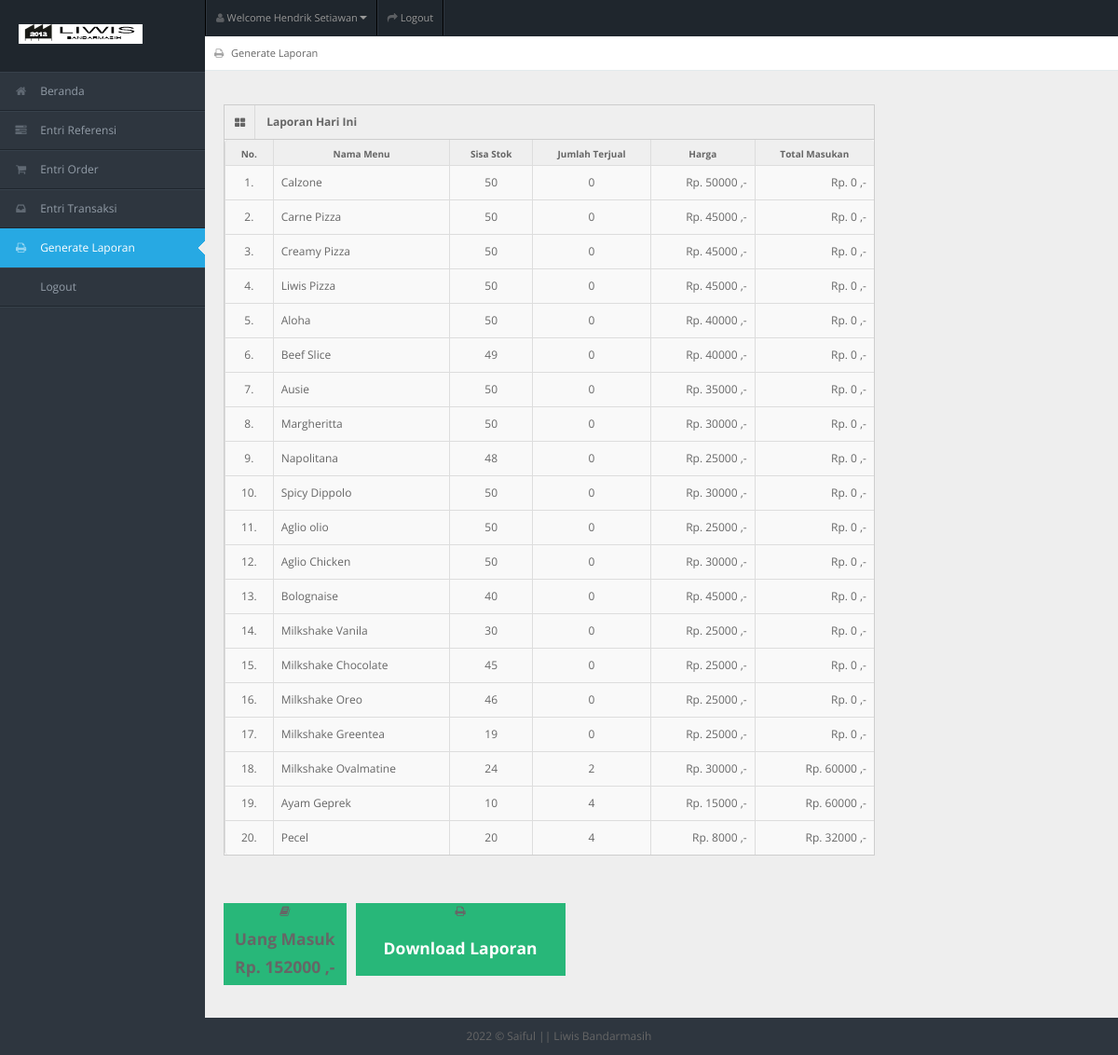
The page /generate_laporan.php (signed in) on the database its author committed.
### tables this page shows
CREATE TABLE `tb_user` (
  `id_user` int(11) NOT NULL,
  `username` varchar(150) NOT NULL,
  `password` varchar(150) NOT NULL,
  `nama_user` varchar(150) NOT NULL,
  `id_level` int(11) NOT NULL,
  `status` varchar(150) NOT NULL
);

CREATE TABLE `tb_masakan` (
  `id_masakan` int(11) NOT NULL,
  `nama_masakan` varchar(150) NOT NULL,
  `harga` varchar(150) NOT NULL,
  `stok` int(11) NOT NULL,
  `status_masakan` varchar(150) NOT NULL,
  `gambar_masakan` varchar(150) NOT NULL
);

### generate_laporan.php (the view, shortened to what this page needs)
<!DOCTYPE html>
<?php
include "connection/koneksi.php";
$id = $_SESSION['id_user'];
if (isset($_SESSION['username'])) {
  $query = "select * from tb_user natural join tb_level where id_user = $id";
  mysqli_query($conn, $query);
  $sql = mysqli_query($conn, $query);
  while ($r = mysqli_fetch_array($sql)) {
    $uang = 0;
?>
    <html lang="en">
    <head>
      <link rel="stylesheet" href="template/dashboard/css/bootstrap.min.css" />
      <link rel="stylesheet" href="template/dashboard/css/bootstrap-responsive.min.css" />
      <link rel="stylesheet" href="template/dashboard/css/fullcalendar.css" />
      <link rel="stylesheet" href="template/dashboard/css/matrix-style.css" />
      <link rel="stylesheet" href="template/dashboard/css/matrix-media.css" />
      <link href="template/dashboard/font-awesome/css/font-awesome.css" rel="stylesheet" />
      <link rel="stylesheet" href="template/dashboard/css/jquery.gritter.css" />
    </head>
    <body>
      <div id="header">
        <h1><a href="entri_transaksi.php">Entri Transaksi</a></h1>
      </div>
      <div id="user-nav" class="navbar navbar-inverse">
        <ul class="nav">
          <li class="dropdown" id="profile-messages"><a title="" href="#" data-toggle="dropdown" data-target="#profile-messages" class="dropdown-toggle"><i class="icon icon-user"></i> <span class="text">Welcome <?php echo $r['nama_user']; ?></span><b class="caret"></b></a>
          </li>
          <li class=""><a title="" href="logout.php"><i class="icon icon-share-alt"></i> <span class="text">Logout</span></a></li>
        </ul>
      </div>
      <div id="sidebar"><a href="generate_laporan.php" class="visible-phone"><i class="icon icon-print"></i> <span>Generate</span></a>
        <ul>
          <?php
          if ($r['id_level'] == 1) {
          ?>
            <li> <a href="beranda.php"><i class="icon icon-home"></i> <span>Beranda</span></a> </li>
            <li> <a href="entri_referensi.php"><i class="icon icon-tasks"></i> <span>Entri Referensi</span></a> </li>
            <li> <a href="entri_order.php"><i class="icon icon-shopping-cart"></i> <span>Entri Order</span></a> </li>
            <li> <a href="entri_transaksi.php"><i class="icon icon-inbox"></i> <span>Entri Transaksi</span></a> </li>
            <li class="active"> <a href="generate_laporan.php"><i class="icon icon-print"></i> <span>Generate Laporan</span></a> </li>
            <li> <a href="logout.php"><i class="icon icon-sign-out"></i> <span>Logout</span></a> </li>
          <?php
          } else if ($r['id_level'] == 2) {
          ?>
            <li> <a href="beranda.php"><i class="icon icon-home"></i> <span>Beranda</span></a> </li>
            <li> <a href="entri_order.php"><i class="icon icon-shopping-cart"></i> <span>Entri Order</span></a> </li>
            <li class="active"> <a href="generate_laporan.php"><i class="icon icon-print"></i> <span>Generate Laporan</span></a> </li>
            <li> <a href="logout.php"><i class="icon icon-sign-out"></i> <span>Logout</span></a> </li>
          <?php
          } else if ($r['id_level'] == 3) {
          ?>
            <li> <a href="beranda.php"><i class="icon icon-home"></i> <span>Beranda</span></a> </li>
            <li> <a href="entri_transaksi.php"><i class="icon icon-inbox"></i> <span>Entri Transaksi</span></a> </li>
            <li class="active"> <a href="generate_laporan.php"><i class="icon icon-print"></i> <span>Generate Laporan</span></a> </li>
            <li> <a href="logout.php"><i class="icon icon-sign-out"></i> <span>Logout</span></a> </li>
          <?php
          } else if ($r['id_level'] == 4) {
          ?>
            <li> <a href="beranda.php"><i class="icon icon-home"></i> <span>Beranda</span></a> </li>
            <li class="active"> <a href="generate_laporan.php"><i class="icon icon-print"></i> <span>Generate Laporan</span></a> </li>
            <li> <a href="logout.php"><i class="icon icon-sign-out"></i> <span>Logout</span></a> </li>
          <?php
          } else if ($r['id_level'] == 5) {
          ?>
            <li> <a href="beranda.php"><i class="icon icon-home"></i> <span>Beranda</span></a> </li>
            <li> <a href="entri_order.php"><i class="icon icon-shopping-cart"></i> <span>Entri Order</span></a> </li>
            <li> <a href="logout.php"><i class="icon icon-sign-out"></i> <span>Logout</span></a> </li>
          <?php
          }
          ?>
        </ul>
      </div>
      <div id="content">
        <div id="content-header">
          <div id="breadcrumb"> <a href="generate_laporan.php" title="Go to here" class="tip-bottom"><i class="icon icon-print"></i> Generate Laporan</a></div>
        </div>
        <div class="container-fluid">
          <?php
          if ($r['id_level'] == 1 || $r['id_level'] == 2 || $r['id_level'] == 3 || $r['id_level'] == 4) {
          ?>
            <div class="row-fluid">
              <div class="span9">
                <div class="widget-box">
                  <div class="widget-title bg_lg"><span class="icon"><i class="icon-th-large"></i></span>
                    <h5>Laporan Hari Ini</h5>
                  </div>
                  <div class="widget-content nopadding">
                    <table class="table table-bordered table-invoice-full">
                      <thead>
                        <tr>
                          <th class="head0">No.</th>
                          <th class="head0">Nama Menu</th>
                          <th class="head1">Sisa Stok</th>
                          <th class="head0">Jumlah Terjual</th>
                          <th class="head0 right">Harga</th>
                          <th class="head0 right">Total Masukan</th>
                        </tr>
                      </thead>
                      <?php
                      $no = 1;
                      $query_lihat_menu = "select * from tb_masakan";
                      $sql_lihat_menu = mysqli_query($conn, $query_lihat_menu);
                      ?>
                      <tbody>
                        <?php
                        while ($r_lihat_menu = mysqli_fetch_array($sql_lihat_menu)) {
                        ?>
                          <tr>
                            <td>
                              <center><?php echo $no++; ?>.</center>
                            </td>
                            <td><?php echo $r_lihat_menu['nama_masakan']; ?></td>
                            <td>
                              <center><?php echo $r_lihat_menu['stok']; ?></center>
                            </td>
                            <td>
                              <center>
                                <?php
                                $id_masakan = $r_lihat_menu['id_masakan'];
                                $query_jumlah = "select sum(jumlah) as jumlah_terjual from tb_pesan left join tb_order on tb_pesan.id_pesan = tb_order.id_order where id_masakan = $id_masakan";
                                $sql_jumlah = mysqli_query($conn, $query_jumlah);
                                $result_jumlah = mysqli_fetch_array($sql_jumlah);
                                if ($result_jumlah['jumlah_terjual'] != 0 || $result_jumlah['jumlah_terjual'] != null || $result_jumlah['jumlah_terjual'] != "") {
                                  $jml = $result_jumlah['jumlah_terjual'];
                                  echo $jml;
                                } else {
                                  $jml = 0;
                                  echo $jml;
                                }
                                ?>
                              </center>
                            </td>
                            <td style="text-align: right">Rp. <?php echo $r_lihat_menu['harga']; ?> ,-</td>
                            <td style="text-align: right">Rp.
                              <?php
                              $id_masakan = $r_lihat_menu['id_masakan'];
                              $query_jumlah = "select sum(jumlah) as jumlah_terjual from tb_pesan left join tb_order on tb_pesan.id_pesan = tb_order.id_order where id_masakan = $id_masakan";
                              $sql_jumlah = mysqli_query($conn, $query_jumlah);
                              $result_jumlah = mysqli_fetch_array($sql_jumlah);
                              $jml = 0;
                              if ($result_jumlah['jumlah_terjual'] != 0 || $result_jumlah['jumlah_terjual'] != null || $result_jumlah['jumlah_terjual'] != "") {
                                $jml = $result_jumlah['jumlah_terjual'] * $r_lihat_menu['harga'];
                                echo $jml;
                              } else {
                                $jml = $result_jumlah['jumlah_terjual'] * $r_lihat_menu['harga'];
                                echo $jml;
                              }
                              $uang += $jml;
                              ?>
                              ,-</td>
                          </tr>
                        <?php
                        }
                        ?>
                      </tbody>
                    </table>
                  </div>
                </div>
              </div>
            </div>
          <?php
          }
          ?>
        </div>
        <div class="container-fluid">
          <div class="row-fluid">
            <ul class="quick-actions">
              <li class="bg_lg"> <i class="icon-book"></i>
                <h4>Uang Masuk</h4>
                <h4>Rp. <?php echo $uang; ?> ,-</h4>
              </li>
            </ul>
            <ul class="quick-actions">
              <li class="bg_lg"> <i class="icon-print"></i> <a target='_blank' href="cetak_laporan.php?konten=<?php echo $r_lihat_menu['nama_masakan']; ?>">
                  <h4>Download Laporan</h4>
                </a></li>
            </ul>
          </div>
        </div>
      </div>
      <div class="row-fluid">
        <div id="footer" class="span12"> <?php echo date('Y'); ?> &copy; Saiful || Liwis Bandarmasih </div>
      </div>
    </body>
    </html>
<?php
  }
} else {
  header('location: logout.php');
}
?>

### template/dashboard/css/matrix-style.css (style rules this page uses)
* { outline:none !important; -moz-outline: none !important; }
html, body { height:100% }
body { overflow-x: hidden; margin-top: -10px; font-family: 'Open Sans', sans-serif; font-size:12px; color:#666; }
a { color:#666; }
select, textarea, input[type="text"], input[type="password"], input[type="datetime"], input[type="datetime-local"], input[type="date"], input[type="month"], input[type="time"], input[type="week"], input[type="number"], input[type="email"], input[type="url"], input[type="search"], input[type="tel"], input[type="color"], .uneditable-input, .label, .dropdown-menu, .btn, .well, .progress, .table-bordered, .btn-group > .btn:first-child, .btn-group > .btn:last-child, .btn-group > .btn:last-child, .btn-group > .dropdown-toggle, .alert { border-radius:0px; }
#footer { padding:10px; text-align:center; }
.bg_lg { background:#28b779; }
#header { height: 77px; position: relative; width: 100%; z-index: -9; }
#header h1 { background: url("../img/liwiss.jpg") no-repeat scroll 0 0 transparent; height: 31px; left: 20px; line-height: 600px; overflow: hidden; position: relative; top: 26px; width: 191px; }
#header h1 a { display: block; }
#user-nav { position: absolute; left: 220px; top:0px; z-index: 20; margin: 0; }
#user-nav > ul { margin: 0; padding: 0; list-style: none; border-right: 1px solid #2e363f;border-left: 1px solid #000; }
#user-nav > ul > li { float: left; list-style-type: none; margin: 0; position: relative; padding: 0; border-left: 1px solid #2e363f; border-right: 1px solid #000; }
#user-nav > ul > li > a { padding:9px 10px; display: block; font-size: 11px; }
#user-nav > ul > li > a > i, #sidebar li a i { opacity: .5; margin-top: 2px; }
#sidebar { display: block; float: left; position: relative; width: 220px; z-index: 16; }
#sidebar > ul { list-style: none; margin: 0px 0 0; padding: 0; position: absolute; width: 220px; }
#sidebar > ul > li { display: block; position: relative; }
#sidebar > ul > li > a { padding: 10px 0 10px 15px; display: block; color: #939da8; }
#sidebar > ul > li > a > i { margin-right: 10px; }
#sidebar > ul > li.active > a { background: url("../img/menu-active.png") no-repeat scroll right center transparent !important; text-decoration:none; }
#content { background: none repeat scroll 0 0 #eeeeee; margin-left: 220px; margin-right: 0; padding-bottom: 25px; position: relative; min-height:100%; width: auto; }
#content-header { position: abslute; width: 100%; margin-top: -38px; z-index: 20; }
.container-fluid .row-fluid:first-child { margin-top: 20px; }
#breadcrumb { background-color: #fff; border-bottom: 1px solid #e3ebed; }
#breadcrumb a { padding: 8px 20px 8px 10px; display: inline-block; background-image: url('../img/breadcrumb.png'); background-position: center right; background-repeat: no-repeat; font-size: 11px; color: #666666; }
#breadcrumb a:last-child { background-image:none; }
#breadcrumb a i { margin-right: 5px; opacity: .6; }
.stat-boxes, .quick-actions, .quick-actions-horizontal, .stats-plain { display: block; list-style: none outside none; margin: 15px 0; text-align: center; }
.stat-boxes li, .quick-actions li, .quick-actions-horizontal li { float: left; line-height: 18px; margin: 0 10px 10px 0px; padding: 0 10px; }
.quick-actions li { min-width:14%; min-height:70px; }
.quick-actions li, .quick-actions-horizontal li { padding: 0; }
.quick-actions li a { padding:10px 30px; }
.quick-actions li a, .quick-actions-horizontal li a { display: block; color: #fff; font-size:14px; font-weight:lighter; }
.stat-boxes .peity_bar_good, .stat-boxes .peity_line_good, { color: #459D1C; }
.widget-box { background: none repeat scroll 0 0 #F9F9F9; border-left: 1px solid #CDCDCD; border-top: 1px solid #CDCDCD; border-right: 1px solid #CDCDCD; clear: both; margin-top: 16px; margin-bottom: 16px; position: relative; }
.widget-title, .modal-header, .table th, div.dataTables_wrapper .ui-widget-header { background:#efefef; border-bottom: 1px solid #CDCDCD; height: 36px; }
.widget-title span.icon { padding: 9px 10px 7px 11px; float: left; border-right:1px solid #dadada; }
.widget-title h5 { color: #666; float: left; font-size: 12px; font-weight: bold; padding: 12px; line-height: 12px; margin: 0; }
.widget-content { padding:15px; border-bottom: 1px solid #cdcdcd; }
.table th { height: auto; font-size: 10px; padding: 5px 10px 2px; border-bottom: 0; text-align: center; color: #666666; }
.nopadding { padding: 0 !important; }
.nopadding .table { margin-bottom: 0; }
.nopadding .table-bordered { border: 0; }

### rows shown on the page
tb_user: nama_user "Hendrik Setiawan", uang "152000"
tb_masakan: nama_masakan "Calzone", stok "50", jml "0", harga "50000"
tb_masakan: nama_masakan "Carne Pizza", stok "50", jml "0", harga "45000"
tb_masakan: nama_masakan "Creamy Pizza", stok "50", jml "0", harga "45000"
tb_masakan: nama_masakan "Liwis Pizza", stok "50", jml "0", harga "45000"
tb_masakan: nama_masakan "Aloha", stok "50", jml "0", harga "40000"
tb_masakan: nama_masakan "Beef Slice", stok "49", jml "0", harga "40000"
tb_masakan: nama_masakan "Ausie", stok "50", jml "0", harga "35000"
tb_masakan: nama_masakan "Margheritta", stok "50", jml "0", harga "30000"
tb_masakan: nama_masakan "Napolitana", stok "48", jml "0", harga "25000"
tb_masakan: nama_masakan "Spicy Dippolo", stok "50", jml "0", harga "30000"
tb_masakan: nama_masakan "Aglio olio", stok "50", jml "0", harga "25000"
tb_masakan: nama_masakan "Aglio Chicken", stok "50", jml "0", harga "30000"
tb_masakan: nama_masakan "Bolognaise", stok "40", jml "0", harga "45000"
tb_masakan: nama_masakan "Milkshake Vanila", stok "30", jml "0", harga "25000"
tb_masakan: nama_masakan "Milkshake Chocolate", stok "45", jml "0", harga "25000"
tb_masakan: nama_masakan "Milkshake Oreo", stok "46", jml "0", harga "25000"
tb_masakan: nama_masakan "Milkshake Greentea", stok "19", jml "0", harga "25000"
tb_masakan: nama_masakan "Milkshake Ovalmatine", stok "24", jml "2", harga "30000", jml "60000"
tb_masakan: nama_masakan "Ayam Geprek", stok "10", jml "4", harga "15000", jml "60000"
tb_masakan: nama_masakan "Pecel", stok "20", jml "4", harga "8000", jml "32000"
